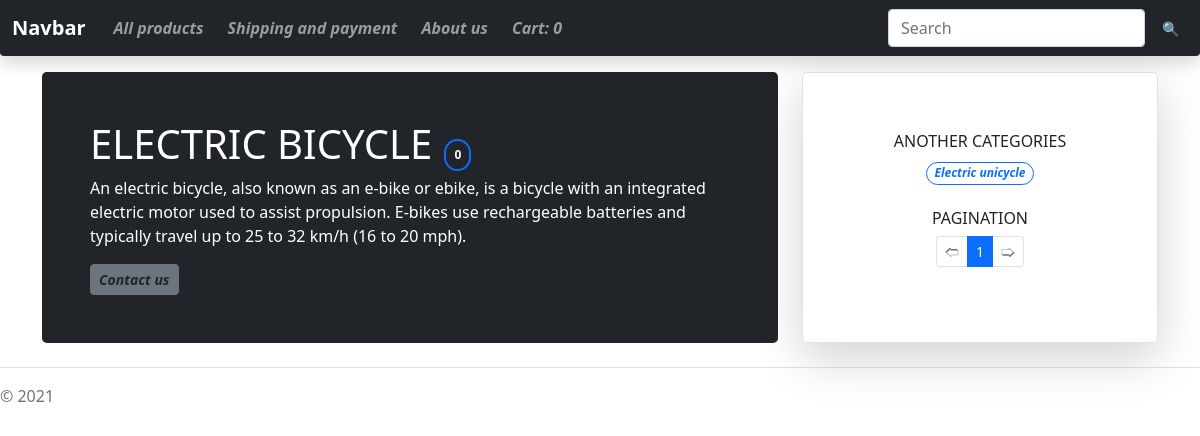
Page /products/electric-bicycle/ on the committed database.
### product/models.py (models this page shows, shortened)
class Category(models.Model):
    title = models.CharField(max_length=50)
    description = models.TextField(max_length=255)
    image = models.ForeignKey(Image, blank=True, on_delete=models.SET_NULL, null=True)
    slug = models.SlugField(null=False, unique=True, blank=True)
    created_at = models.DateTimeField(auto_now_add=True)
    updated_at = models.DateTimeField(auto_now=True)
    def __str__(self):
        return self.title

### product/views.py (the view)
# urls.py: path('products/<slug:category>/', views.CategoryListView.as_view(), name='category-list'),
class CategoryListView(ListView):
    template_name = 'category_product_list.html'
    paginate_by = 3
    def get_queryset(self):
        products = Product.objects.filter(category__slug=self.kwargs['category'], status=True)
        self.kwargs['count'] = products.count()
        return products
    def get_context_data(self, **kwargs):
        context = super().get_context_data(**kwargs)
        context['category'] = Category.objects.get(slug=self.kwargs['category'])
        context['categories_list'] = Category.objects.all().exclude(slug=context['category'].slug)
        context['product_count'] = self.kwargs['count']
        return setup_cart(self, self.request, context)

### product/views.py (called while the page is built)
def setup_cart(self, request, context):
    try:
        context['cart'] = self.request.session['cart']
        context['cart_count'] = sum(context['cart'].values())
    except KeyError:
        context['cart'] = self.request.session['cart'] = {}
        context['cart_count'] = 0
    return context

### product/templates/category_product_list.html (shortened to what this page needs)
{% extends 'base.html' %}
{% block category %}
    <section class="container mt-3">
        <div class="row align-items-md-stretch">
            <div class="col-md-8">
                <div class="h-100 p-5 text-white bg-dark rounded-3 d-block">
                    <h1 class="text-uppercase d-inline-block me-2 text-white">{{ category }}</h1>
                    <strong class="badge border border-2 border-primary p-2 text-light rounded-pill">
                        {{ product_count }}</strong>
                    <p>{{ category.description }}</p>
                    <button class="btn btn-sm rounded-2 btn-secondary text-dark" type="button">
                        <i><strong>Contact us</strong></i></button>
                </div>
            </div>
            <div class="col-md-4 mt-3 mt-md-0 mt-lg-0">
                <div class=" justify-content-center d-flex w-100 h-100 align-items-center border rounded-3 p-5 shadow-lg">
                    <div class="d-block text-center">
                        <h6 class="text-dark text-uppercase mb-2">Another categories</h6>
                        {% for category in categories_list %}
                            <p class="badge border border-primary rounded-pill mx-1">
                                <a href="{% url 'category-list' category.slug %}" class="text-decoration-none">
                                    <i>{{ category.title }}</i>
                                </a>
                            </p>
                        {% endfor %}
                        <h6 class="text-dark text-uppercase my-2">Pagination</h6>
                        <div aria-label="..." class="justify-content-center d-flex mt-2">
                            {% include 'partials/pagination.html' %}
                        </div>
                    </div>
                </div>
            </div>
        </div>
    </section>
{% endblock %}

### rows in the picture
Category: title "ELECTRIC BICYCLE", description "An electric bicycle, also known as an e-bike or ebike, is a bicycle with an integrated electric motor used to assist propulsion. E-bikes use rechargeable batteries and typically travel up to 25 to 32 km/h (16 to 20 mph)."
Category: title "Electric unicycle"

### other values in the picture
{{ cart_count }} "0"
{{ product_count }} "0"
{{ i }} "1"
